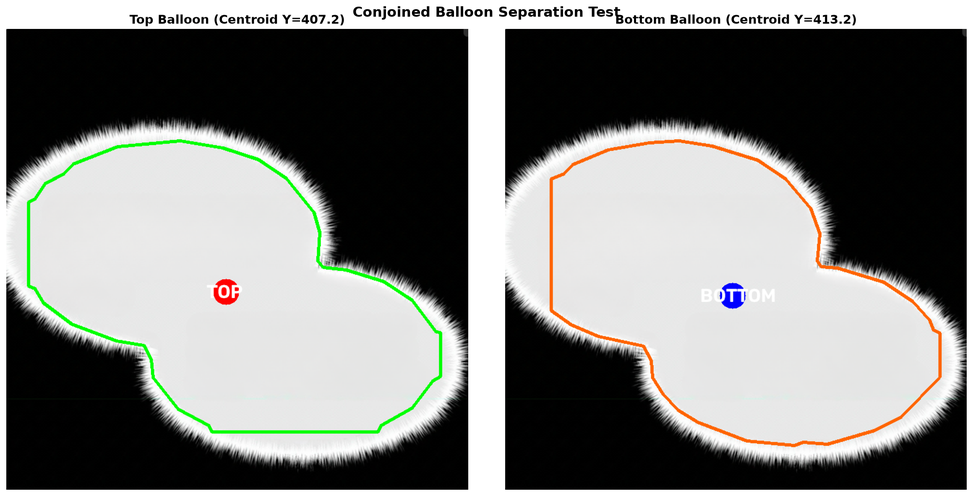
#> input picture research/v15_fuzzy_edge_research/conjoined_balloon_separation_test.png, 973 x 496 px, shrunk from 2319 x 1183 before the run, given in place of media_1786756784912.png, which was not available
$ python diagnose_stroke_leak.py
#> lines starting #> are read from the running program, lines starting #| are printed output that depends on the picture; after the words box and inside, x2 and y2 are one past the last pixel; in counts of white or black regions, pixels touching at a corner belong together; pictures that were not available may be replaced by others from this repository, and a replacement may not be noted
import cv2
import numpy as np
from pathlib import Path

img_path = Path(r"C:\Users\dansa\.gemini\antigravity\brain\ba78b3ed-7a47-4e3a-81c4-15af9fd1fe81\.user_uploaded\media_1786756784912.png")
image = cv2.imread(str(img_path))
#> image is the input picture: shape (496, 973, 3); mean B, G, R 123.1, 125.8, 125
h, w = image.shape[:2]
#> h = 496; w = 973
gray = cv2.cvtColor(image, cv2.COLOR_BGR2GRAY)
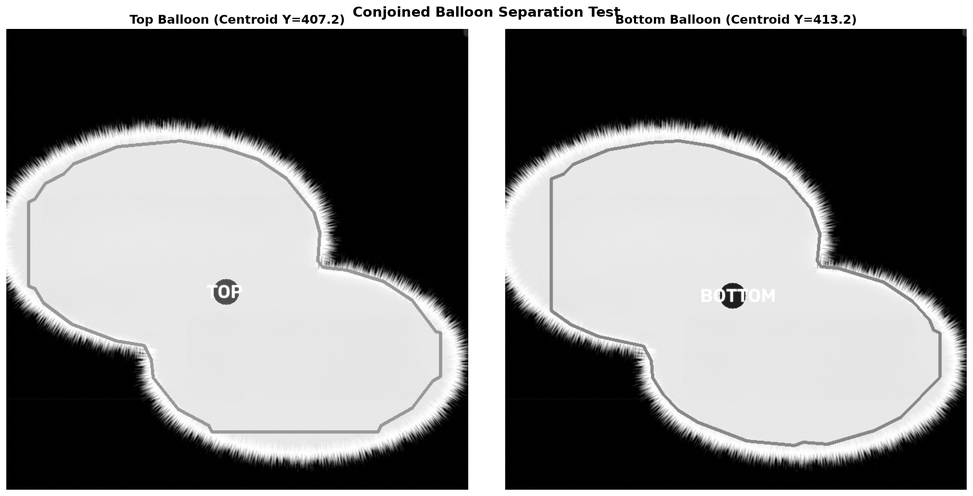
#> gray: shape (496, 973); min 0, max 255, mean 125.3

print(f"Image size: {w}x{h}")
#| Image size: 973x496

# Seed point inside the speech balloon (e.g. center of the oval ~ (380, 360))
# Let's inspect what gray values look like
# Background below: light green / grey
# Black stroke around balloon: dark pixels ~ 0-60
# White interior of balloon: brightness ~ 240-255

# Let's test the current smart_balloon extraction vs dark boundary flood fill
white_thresh = 180
raw_white = (gray >= white_thresh).astype(np.uint8) * 255
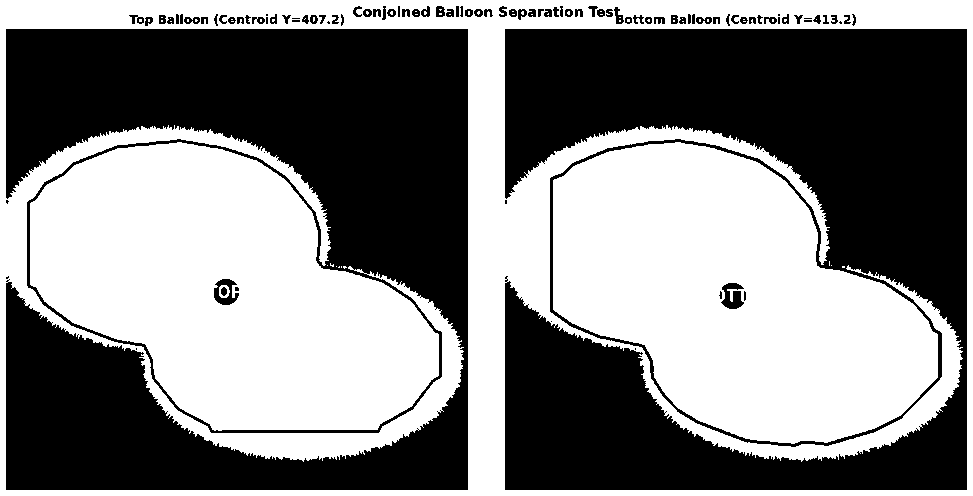
#> raw_white: shape (496, 973); 50.2% white; 101 black regions (22 under 20 px), largest, box (x1, y1, x2, y2) and area: (505, 29, 967, 490) 118159, (6, 29, 468, 490) 118002, (721, 283, 744, 309) 381
close_k = cv2.getStructuringElement(cv2.MORPH_ELLIPSE, (25, 25))
closed_white = cv2.morphologyEx(raw_white, cv2.MORPH_CLOSE, close_k)
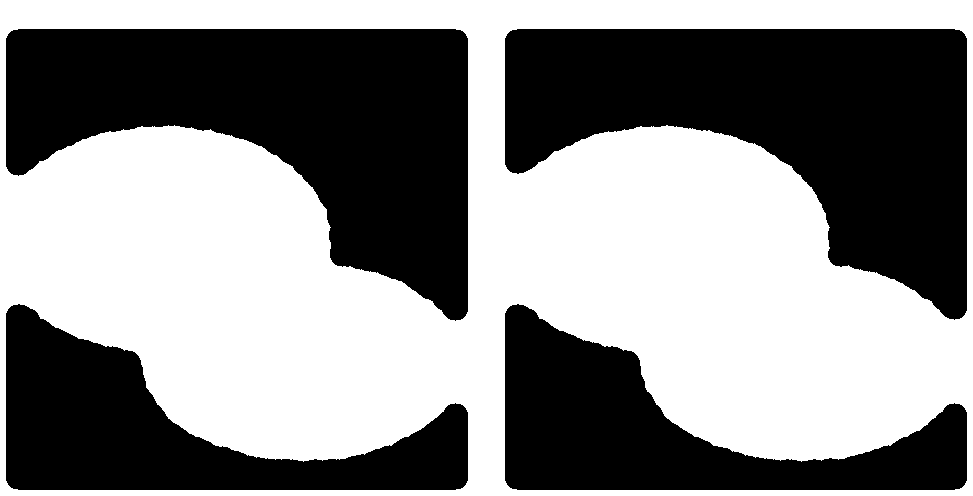
#> closed_white: shape (496, 973); 53.7% white; 4 black regions, box (x1, y1, x2, y2) and area: (505, 29, 967, 320) 73970, (6, 29, 468, 321) 73967, (6, 304, 468, 490) 37778, (505, 304, 967, 490) 37749

# Save visualization of why closed_white leaked
vis_leak = np.zeros((h, w, 3), dtype=np.uint8)
vis_leak[closed_white > 0] = [0, 180, 255] # Orange leak
# Overlay image
vis_leak = cv2.addWeighted(image, 0.6, vis_leak, 0.4, 0)
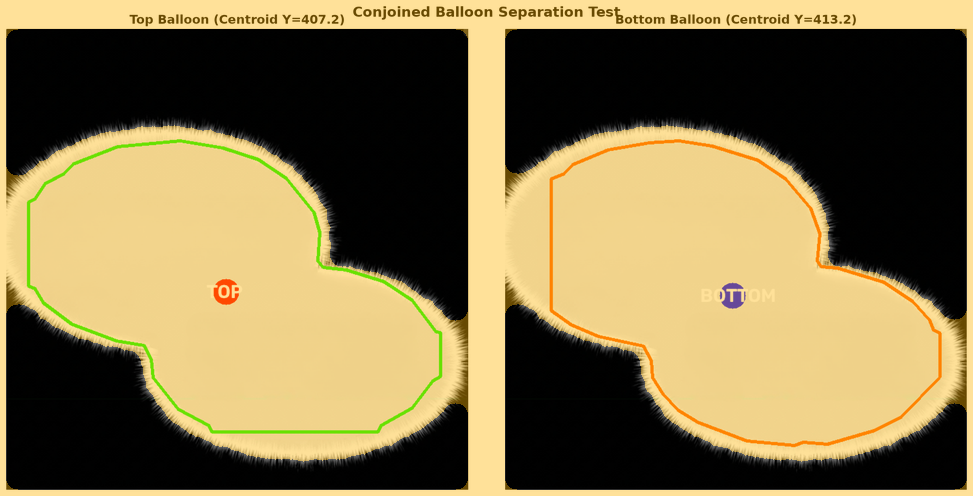
#> vis_leak: shape (496, 973, 3); mean B, G, R 73.9, 114.2, 129.8

out_leak = Path(r"e:\houmi\research\v15_fuzzy_edge_research\test_leak_reproduce.png")
cv2.imwrite(str(out_leak), vis_leak)
print(f"Reproduced leak visualization at: {out_leak}")

$ run again, on research/v15_fuzzy_edge_research/fuzzy_balloon_analysis_with_fix.png
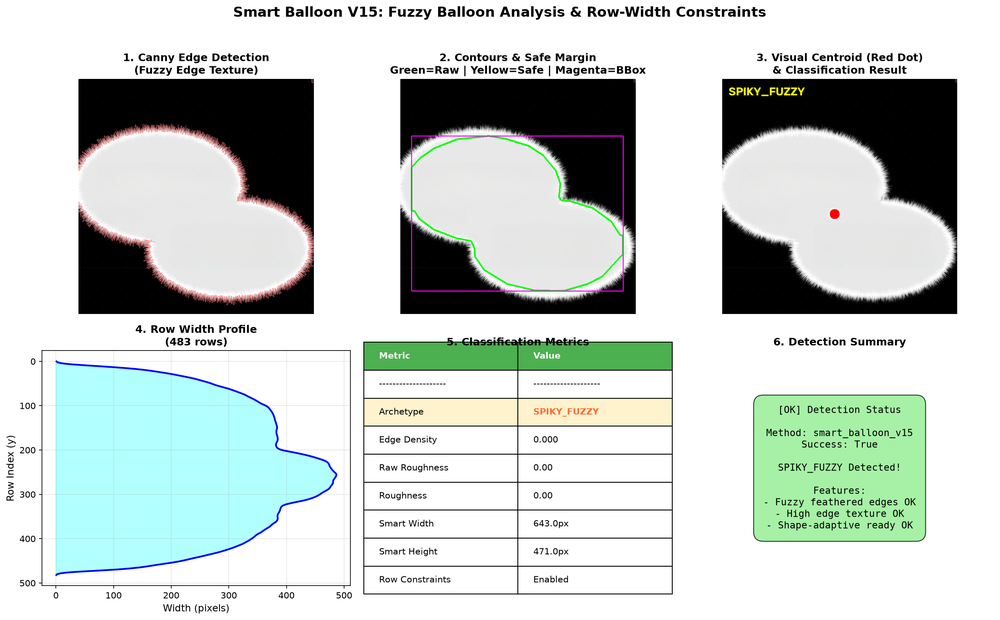
#> input picture research/v15_fuzzy_edge_research/fuzzy_balloon_analysis_with_fix.png, 1000 x 620 px, shrunk from 2383 x 1477 before the run, given in place of media_1786756784912.png, which was not available
#> image is the input picture: shape (620, 1000, 3); mean B, G, R 203.5, 207.7, 199
#| Image size: 1000x620
#> `raw_white = (gray >= white_thresh).astype(np.uint8) * 255`:
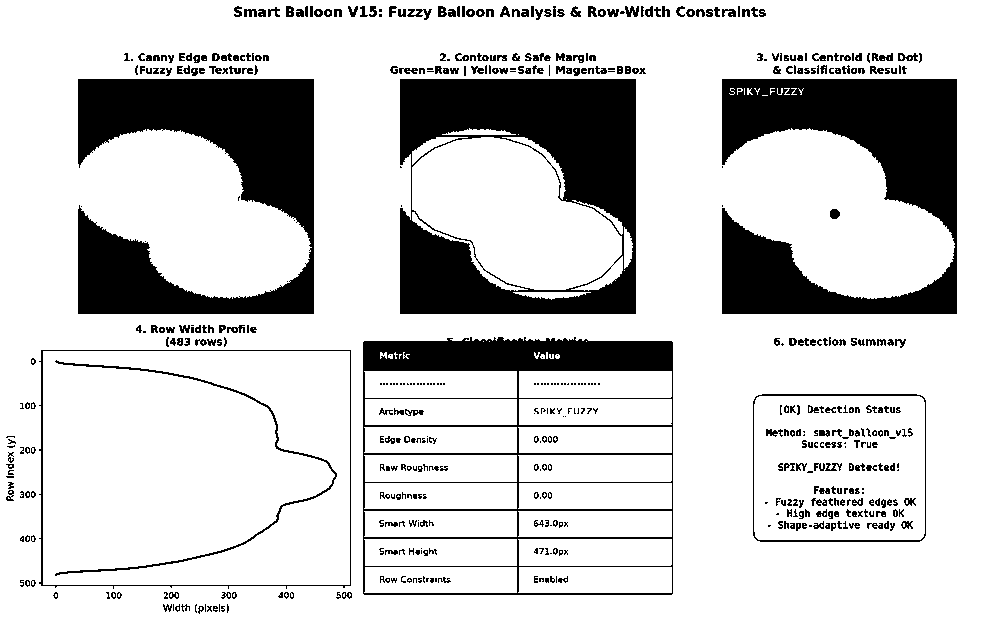
#> raw_white: shape (620, 1000); 80.2% white; 551 black regions (215 under 20 px), largest, box (x1, y1, x2, y2) and area: (400, 79, 636, 314) 31007, (78, 79, 314, 314) 30217, (722, 79, 957, 314) 29500
#> closed_white: shape (620, 1000); 85.9% white; 11 black regions, largest, box (x1, y1, x2, y2) and area: (78, 79, 314, 220) 19149, (400, 79, 636, 220) 19077, (722, 79, 957, 220) 17669
#> `vis_leak = cv2.addWeighted(image, 0.6, vis_leak, 0.4, 0)`:
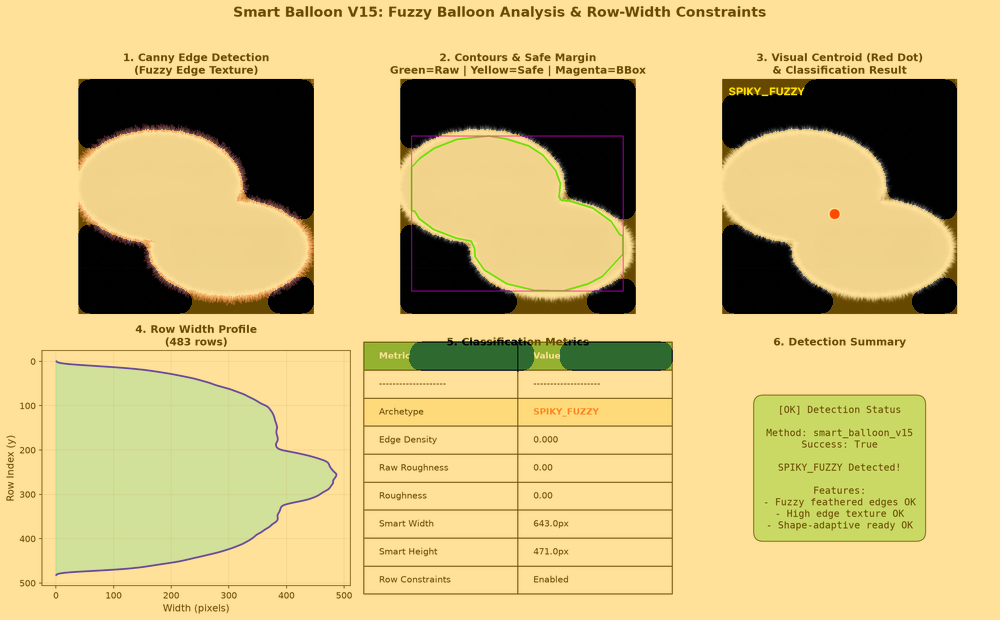
#> vis_leak: shape (620, 1000, 3); mean B, G, R 122.1, 186.5, 207

$ run again, on research/v15_fuzzy_edge_research/fuzzy_conjoined_comparison.png
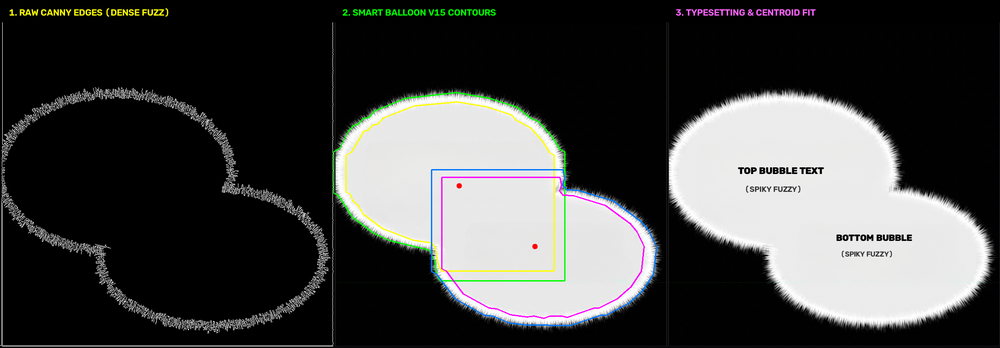
#> input picture research/v15_fuzzy_edge_research/fuzzy_conjoined_comparison.png, 1000 x 348 px, shrunk from 2244 x 780 before the run, given in place of media_1786756784912.png, which was not available
#> image is the input picture: shape (348, 1000, 3); mean B, G, R 67.8, 68.8, 68.2
#| Image size: 1000x348
#> `raw_white = (gray >= white_thresh).astype(np.uint8) * 255`:
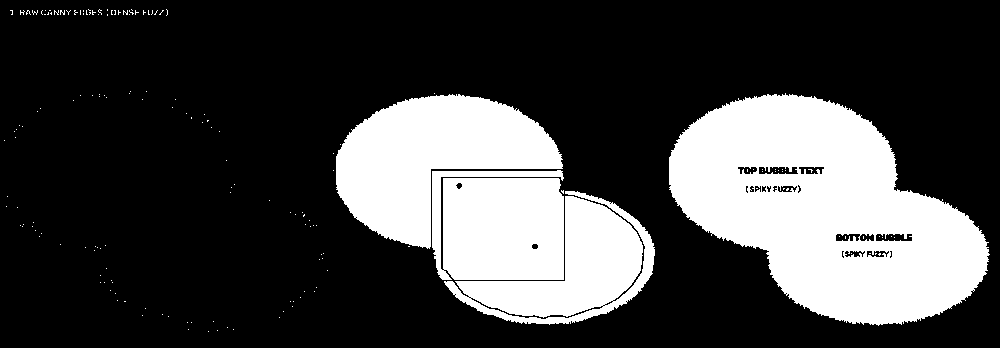
#> raw_white: shape (348, 1000); 26.3% white; 170 white regions (166 under 20 px), largest, box (x1, y1, x2, y2) and area: (669, 93, 990, 326) 45859, (336, 94, 563, 249) 19015, (432, 170, 564, 280) 13806, (444, 191, 655, 325) 12560
#> closed_white: shape (348, 1000); 28.2% white; 45 white regions (29 under 20 px), largest, box (x1, y1, x2, y2) and area: (669, 93, 1000, 326) 47896, (333, 93, 655, 325) 47204, (9, 0, 168, 16) 2207
#> `vis_leak = cv2.addWeighted(image, 0.6, vis_leak, 0.4, 0)`:
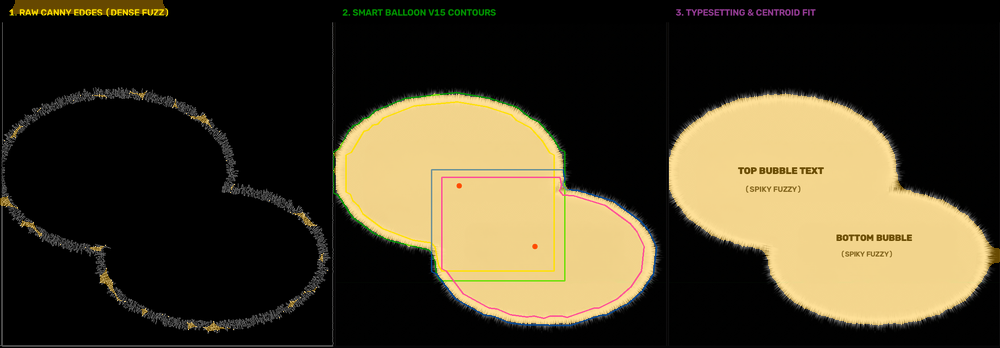
#> vis_leak: shape (348, 1000, 3); mean B, G, R 40.8, 61.7, 69.8
